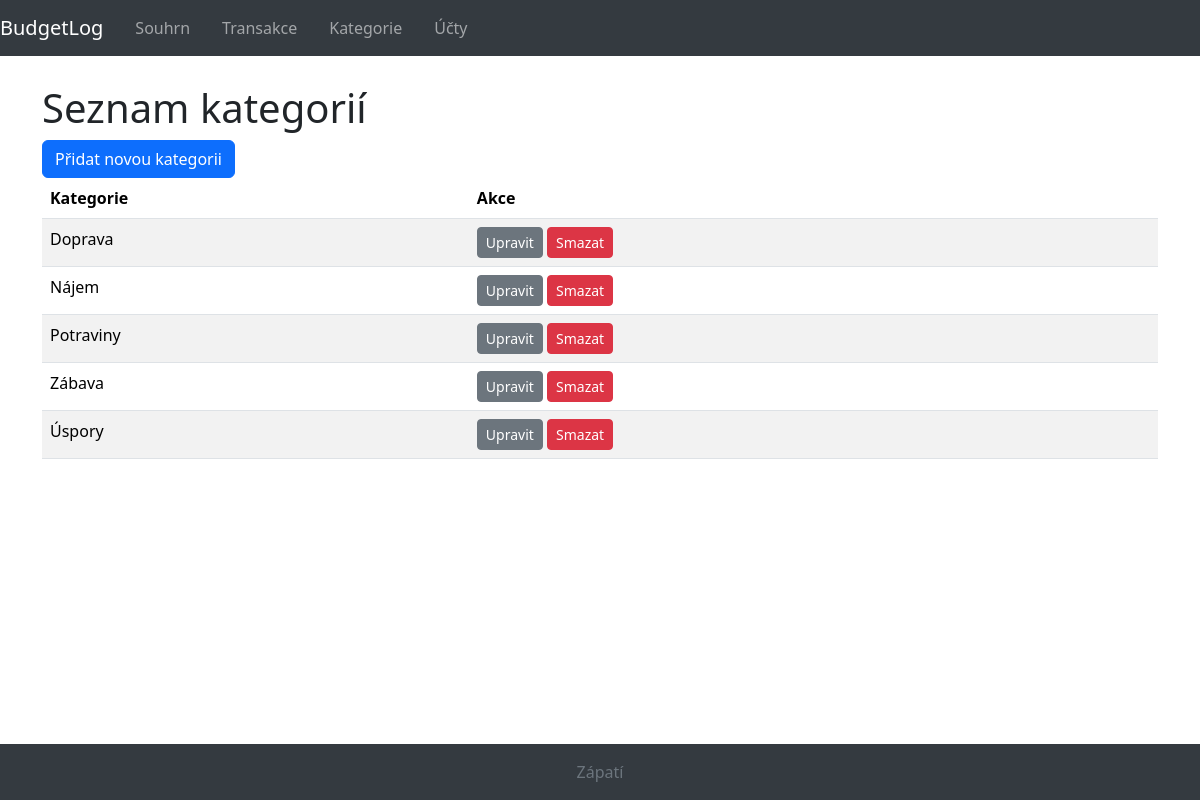
Page /categories/ on the earlier database version.
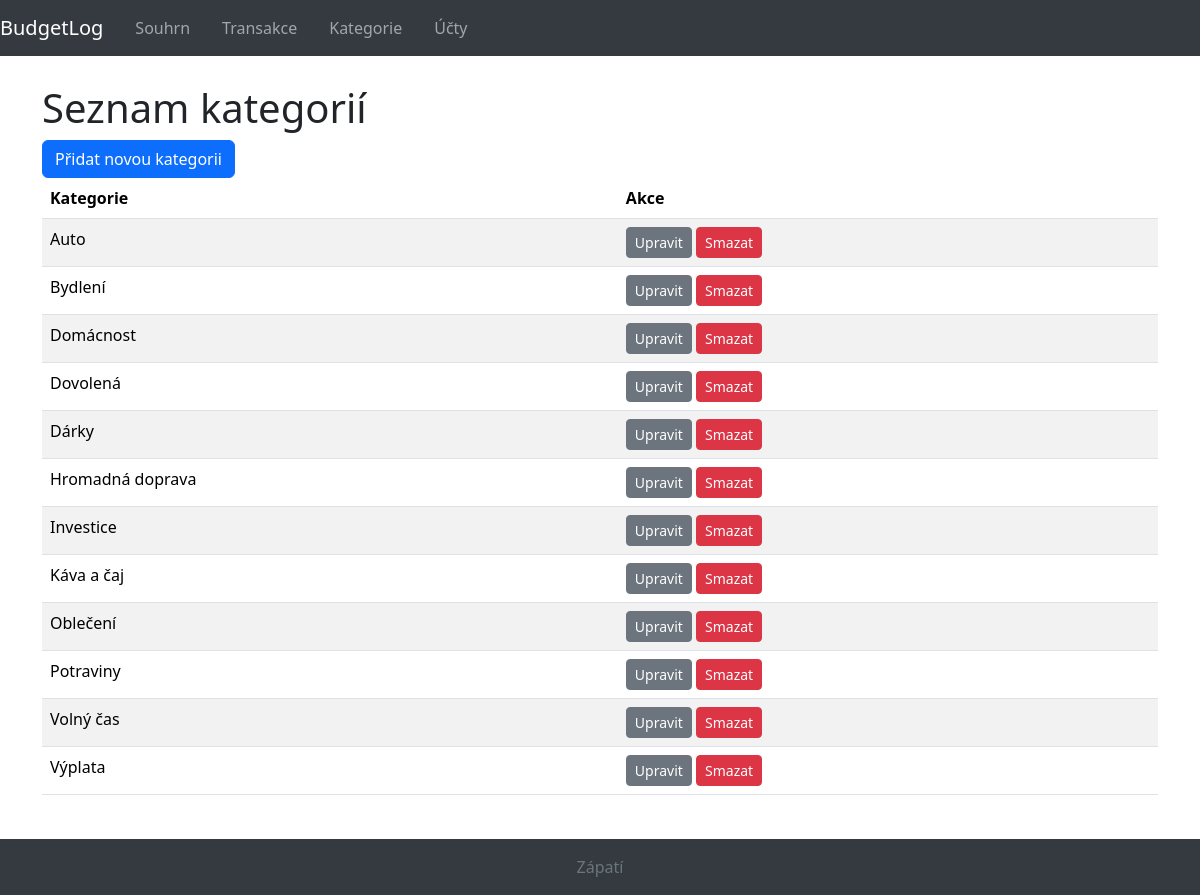
Same page on the later database version.
### budgetlog/models.py (models this page shows, shortened)
class Category(models.Model):
    name = models.CharField(max_length=200, unique=True, verbose_name="Název",
                            help_text="Uveď název kategorie pro transakce (např. potraviny, doprava, zábava)")
    description = models.TextField(null=True, blank=True, verbose_name="Popis",
                                   help_text="Detailnější popis kategorie pro transakce (volitelný)")

### budgetlog/views.py (the view)
# urls.py: path('categories/', views.CategoryListView.as_view(), name='category-list'),
class CategoryListView(ListView):
    model = Category
    template_name = 'budgetlog/category_list.html'
    context_object_name = 'categories'
    ordering = ['name']  # Řazení dle atributu name v modelu Category

### budgetlog/templates/budgetlog/category_list.html
{% extends "base_generic.html" %}
{% block content %}
<h1>Seznam kategorií</h1>
<div class="d-grid gap-2 d-md-block">
    <a href="{% url 'category-add' %}" class="btn btn-primary">Přidat novou kategorii</a>
</div>
<table class="table table-striped">
    <thead>
        <tr>
            <th>Kategorie</th>
            <th>Akce</th>
        </tr>
    </thead>
    <tbody>
        {% for category in categories %}
            <tr>
                <td>{{ category.name }}</td>
                <td>
                    <a href="{% url 'category-edit' category.id %}" class="btn btn-secondary btn-sm">Upravit</a>
                    <a href="{% url 'category-delete' category.id %}" class="btn btn-danger btn-sm">Smazat</a>
                </td>
            </tr>
        {% endfor %}
    </tbody>
</table>
{% endblock %}

Differences in the rows shown:
added Category: name "Auto"
added Category: name "Bydlení"
changed Category: name "Doprava" → "Domácnost"
added Category: name "Dovolená"
changed Category: name "Nájem" → "Dárky"
changed Category: name "Úspory" → "Hromadná doprava"; moves up the list
added Category: name "Investice"
added Category: name "Káva a čaj"
added Category: name "Oblečení"
changed Category: name "Zábava" → "Volný čas"
added Category: name "Výplata"
